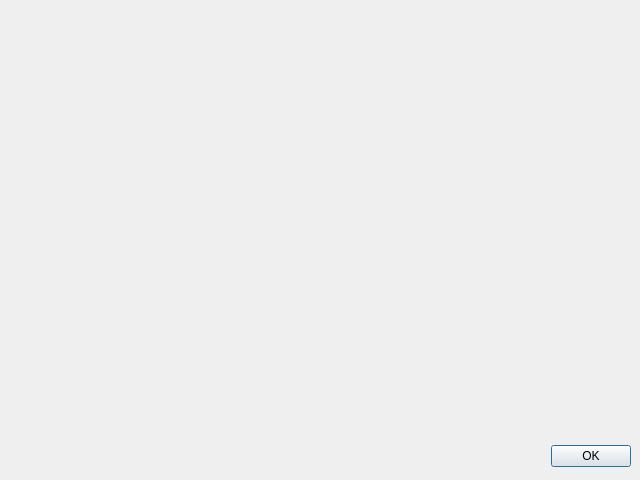
<?xml version="1.0" encoding="UTF-8"?>
<ui version="4.0">
 <class>AboutDialog</class>
 <widget class="QDialog" name="AboutDialog">
  <property name="geometry">
   <rect>
    <x>0</x>
    <y>0</y>
    <width>640</width>
    <height>480</height>
   </rect>
  </property>
  <property name="windowTitle">
   <string>Dialog</string>
  </property>
  <widget class="QDialogButtonBox" name="buttonBox">
   <property name="geometry">
    <rect>
     <x>10</x>
     <y>440</y>
     <width>621</width>
     <height>32</height>
    </rect>
   </property>
   <property name="orientation">
    <enum>Qt::Orientation::Horizontal</enum>
   </property>
   <property name="standardButtons">
    <set>QDialogButtonBox::StandardButton::Ok</set>
   </property>
  </widget>
 </widget>
 <resources/>
 <connections>
  <connection>
   <sender>buttonBox</sender>
   <signal>accepted()</signal>
   <receiver>AboutDialog</receiver>
   <slot>accept()</slot>
   <hints>
    <hint type="sourcelabel">
     <x>248</x>
     <y>254</y>
    </hint>
    <hint type="destinationlabel">
     <x>157</x>
     <y>274</y>
    </hint>
   </hints>
  </connection>
  <connection>
   <sender>buttonBox</sender>
   <signal>rejected()</signal>
   <receiver>AboutDialog</receiver>
   <slot>reject()</slot>
   <hints>
    <hint type="sourcelabel">
     <x>316</x>
     <y>260</y>
    </hint>
    <hint type="destinationlabel">
     <x>286</x>
     <y>274</y>
    </hint>
   </hints>
  </connection>
 </connections>
</ui>
